Frame 1 (no input): blank canvas, image omitted
Frame 60 (no input): blank canvas, image omitted
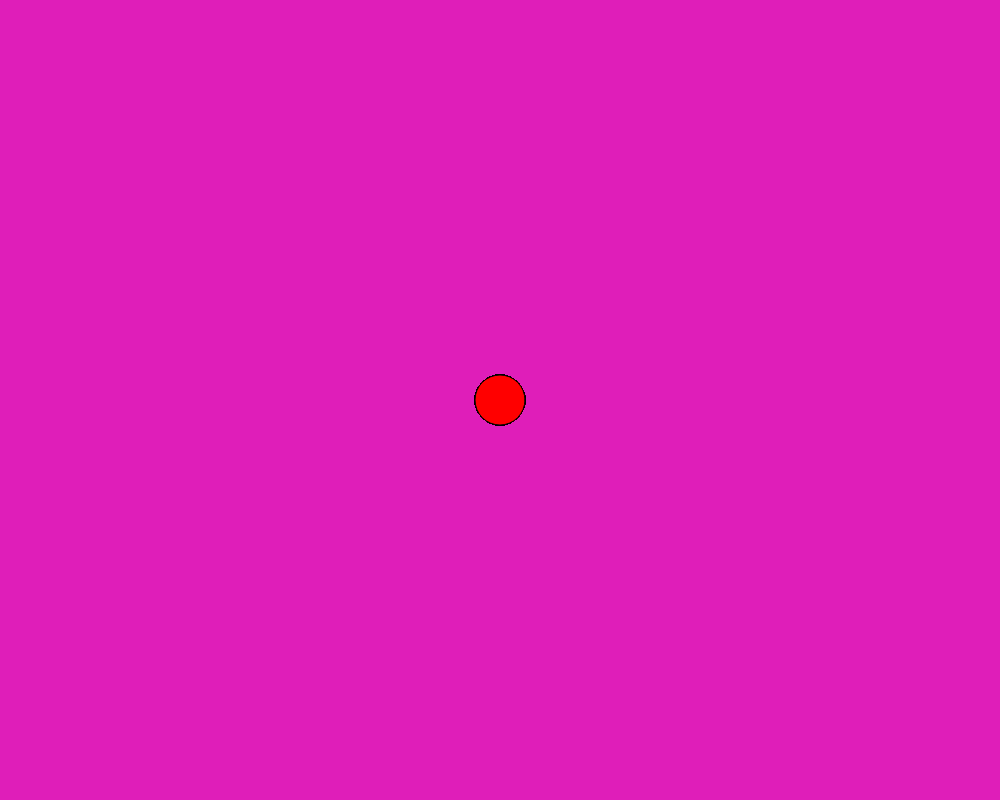
Frame 120 (the mouse pressed at the canvas centre since frame 60)

The p5.js sketch whose frames 1 and 60 were blank and that drew this single picture after the mouse press (run headless with seeded random() and noise() and a simulated clock; from frame 60 on, the mouse is pressed at the canvas centre):

// p5.js sketch
// ── sketch.js
function setup() {
  createCanvas(1000, 800);
  background("rgb(223,30,185)");
}

function draw() {
  
  fill("red");
  stroke("black")
  if(mouseIsPressed)
  circle(mouseX,mouseY,50,70);
}
